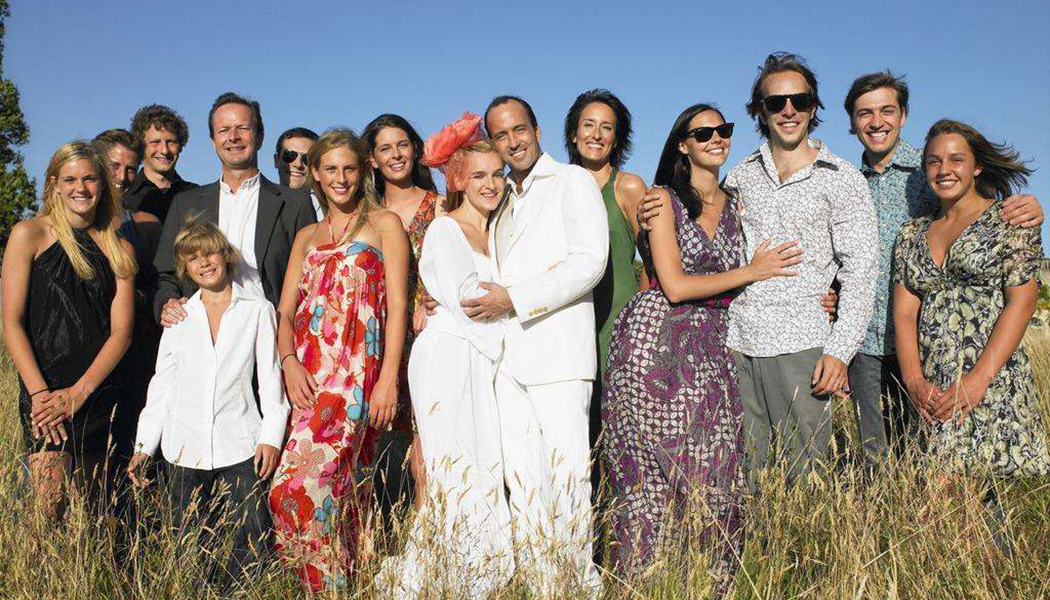
#> input picture test.jpg, 1050 x 600 px
$ python face.py
#> lines starting #> are read from the running program, lines starting #| are printed output that depends on the picture; after the words box and inside, x2 and y2 are one past the last pixel; in counts of white or black regions, pixels touching at a corner belong together
import cv2

# Haar-like特徴分類器の読み込み
face_cascade = cv2.CascadeClassifier('haarcascade_frontalface_default.xml')


# イメージファイルの読み込み
img = cv2.imread('test.jpg')
#> img is the input picture: shape (600, 1050, 3); mean B, G, R 132.4, 135.1, 142.1

# グレースケール変換
gray = cv2.cvtColor(img, cv2.COLOR_BGR2GRAY)
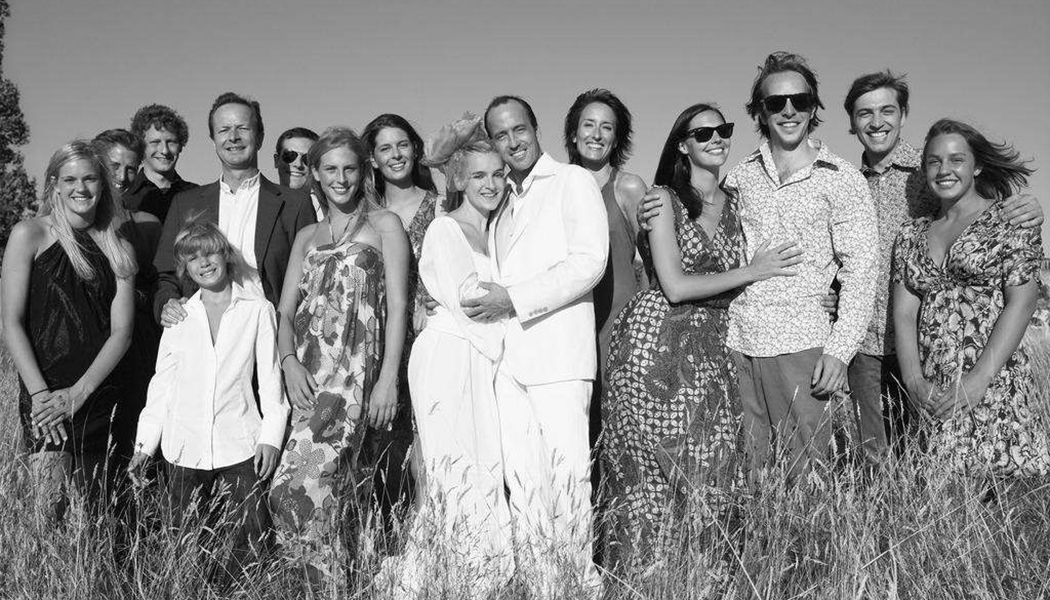
#> gray: shape (600, 1050); min 0, max 255, mean 136.9

# 顔を検知
faces = face_cascade.detectMultiScale(gray)
#> faces = 14 rows, first 6: [207, 107, 54, 54], [140, 126, 44, 44], [369, 126, 51, 51], [278, 142, 43, 43], [313, 147, 55, 55], [52, 158, 55, 55]
for (x,y,w,h) in faces:
    # 検知した顔を矩形で囲む
    cv2.rectangle(img,(x,y),(x+w,y+h),(0,255,0),2)
    # 顔画像（グレースケール）
    roi_gray = gray[y:y+h, x:x+w]
    # 顔ｇ増（カラースケール）
    roi_color = img[y:y+h, x:x+w]
#> this loop made 14 passes
#> (x, y, w, h) on passes 1 to 12: (207, 107, 54, 54), (140, 126, 44, 44), (369, 126, 51, 51), (278, 142, 43, 43), (313, 147, 55, 55), (52, 158, 55, 55), (570, 103, 55, 55), (918, 136, 60, 60), (99, 149, 48, 48), (461, 154, 55, 55), (847, 88, 60, 60), (485, 109, 56, 56)
#> pass 1, `roi_gray = gray[y:y+h, x:x+w]`:
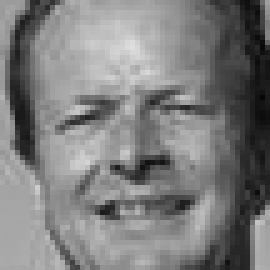
#> roi_gray: shape (54, 54) (shown 5 times larger); min 7, max 222, mean 125.1
#> pass 1, `roi_color = img[y:y+h, x:x+w]`:
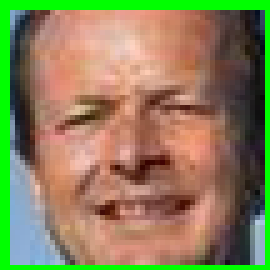
#> roi_color: shape (54, 54, 3) (shown 5 times larger); mean B, G, R 89.9, 129.7, 138.3
#> pass 2, `roi_gray = gray[y:y+h, x:x+w]`:
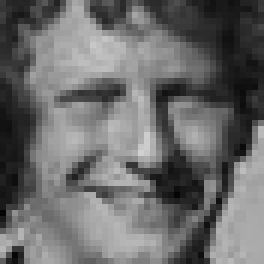
#> roi_gray: shape (44, 44) (shown 6 times larger); min 5, max 208, mean 106.7
#> pass 2, `roi_color = img[y:y+h, x:x+w]`:
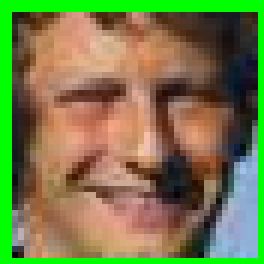
#> roi_color: shape (44, 44, 3) (shown 6 times larger); mean B, G, R 74, 123.2, 119.6
#> after the loop:
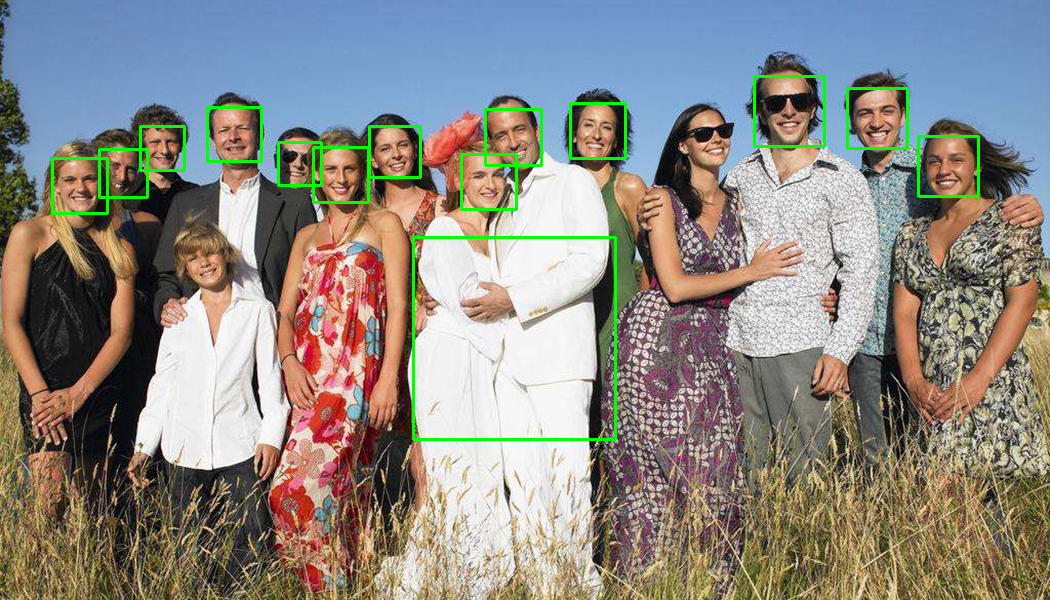
#> img: shape (600, 1050, 3); 1.7% of pixels changed, all inside (x1, y1, x2, y2) = (51, 75, 980, 441)


# 画像表示
cv2.imshow('img',img)

# 何かキーを押したら終了
cv2.waitKey(0)
cv2.destroyAllWindows()
